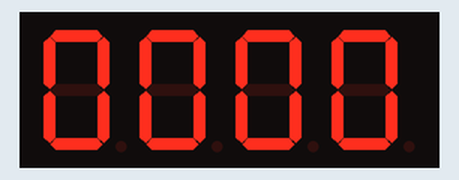
Recording of a sketch running on a simulated Arduino Uno, built with avr-gcc and run on an emulated ATmega328P. Shown: 4-digit seven-segment display.

Above: at 0.1 s.
At 4.2 s:
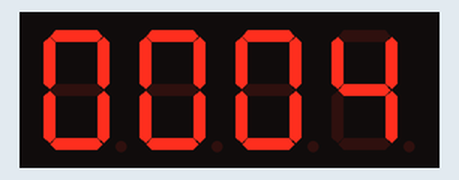
At 9.3 s:
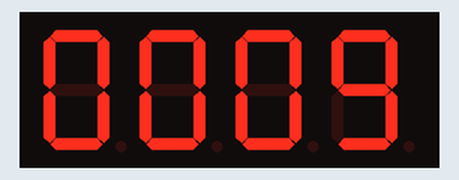
At 19.5 s:
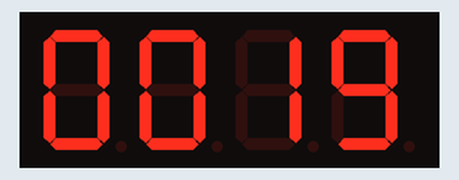
At 28.7 s:
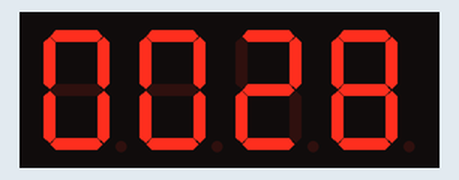
At 38.9 s:
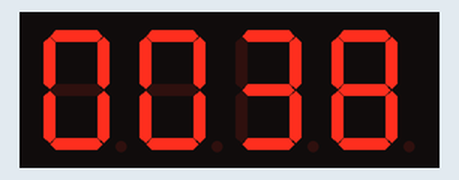

The sketch:

4Dig7SegDisplay.ino
```cpp
// Include the TM1637 library
#include <TM1637Display.h>

// Define the connections to the display
#define CLK 22  // Clock pin (D2)
#define DIO 21  // Data pin (D3)

// Initialize the TM1637 display
TM1637Display display(CLK, DIO);

void setup() {
  // Set the brightness of the display (0-7)
  display.setBrightness(5);  // Adjust brightness as needed
}

void loop() {
  static int counter = 0; // Counter variable

  // Display the counter value
  display.showNumberDec(counter, true); // true = leading zeros off

  // Increment the counter
  counter++;

  // Reset the counter after reaching 9999
  if (counter > 9999) {
    counter = 0;
  }

  // Wait for 1 second
  delay(1000);
}
```

Measured:
- what the display in image 1 shows lasts 1.0 s, from 4.1 s to 5.1 s
